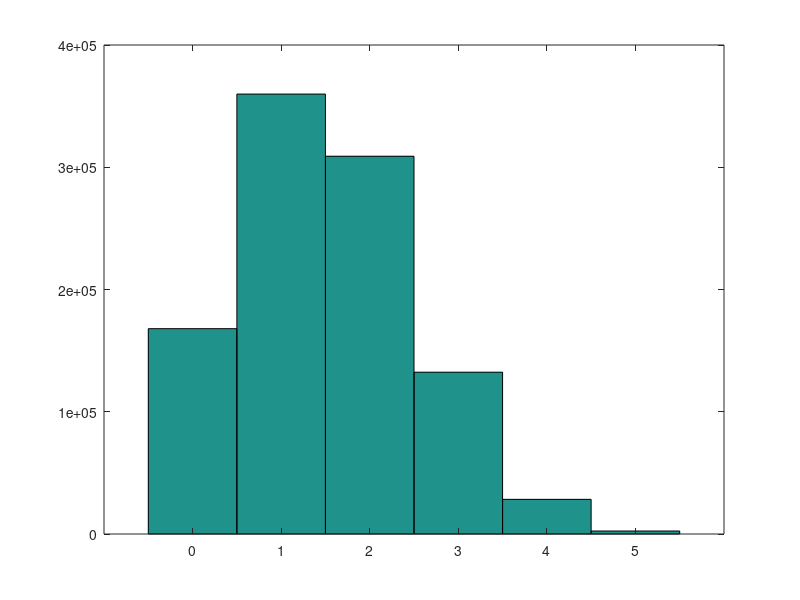

Reproduce this figure in MATLAB.
T = 5;  % Number of samples picked
S = 1e6;  % Number of trials to be run

X = sum(rand(T, S) < 0.3);

hist(X, 0:T)
